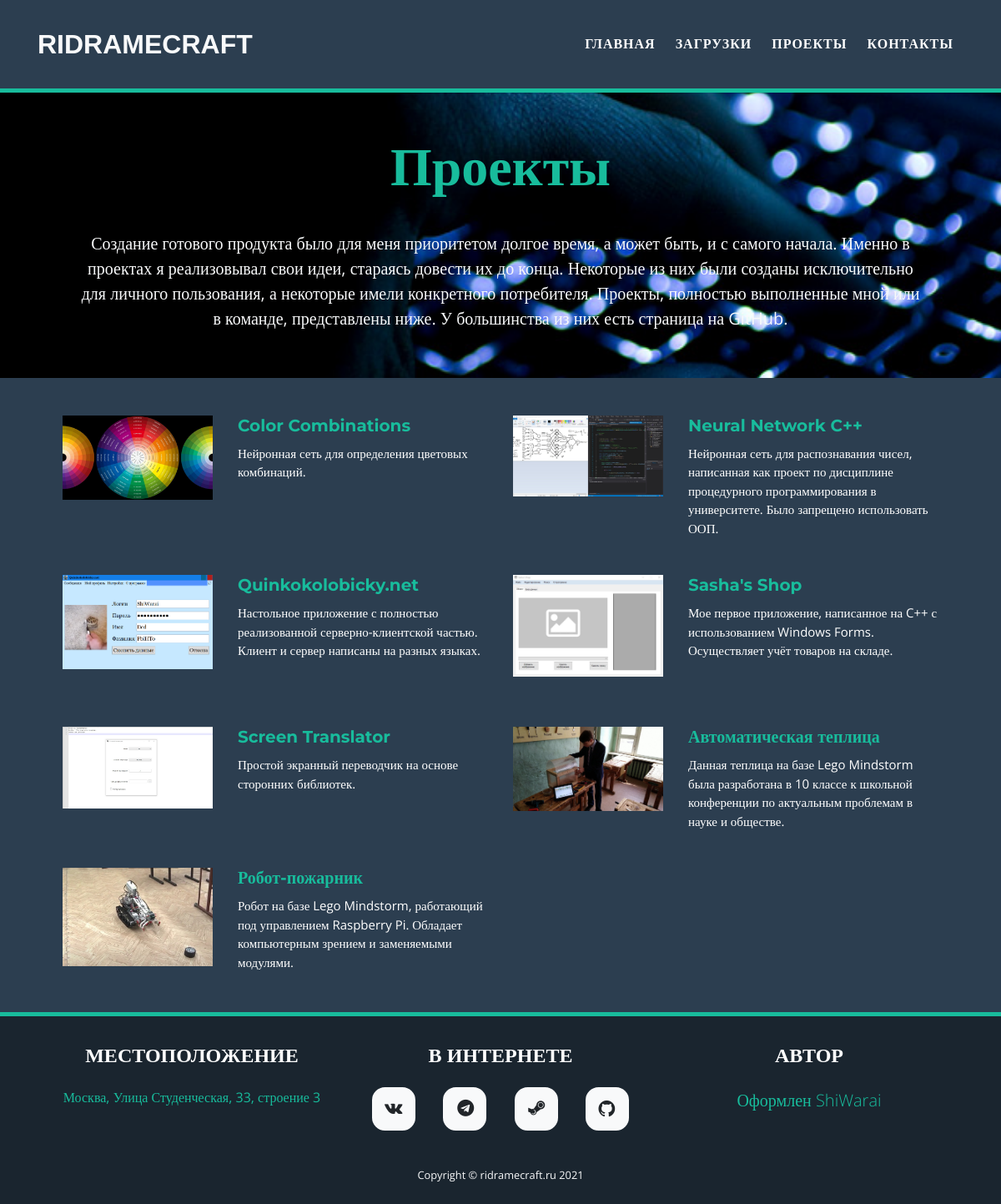
The app's page /projects with its own data.
### Website/DatabaseClasses.py (models this page shows, shortened)
class Project(database.Model):
    __bind_key__ = 'projects'
    name =  database.Column(database.Text, primary_key=True)
    description = database.Column(database.Text, default="Not found")
    images = database.Column(database.Text, nullable=False, default="not_found.png")
    link = database.Column(database.Text)
    is_full = database.Column(database.Boolean, nullable=False, default=False)
    is_app = database.Column(database.Boolean, nullable=False, default=False)
    full_description = database.Column(database.Text)
    source_link = database.Column(database.Text)
    github_link = database.Column(database.Text)

### Website/Views.py (the view)
@app.route('/projects')
def projects():
    projects = Projects.getProjects(Projects.getProjectsList()) # Объекты проектов, которые содержат всю нужную информацию
    return render_template(
        "projects.html",
        projects=projects,
        websiteName=websiteName,
        hostName=hostName,
        year=datetime.now().year
    )

### Website/Projects.py (called while the page is built)
def getProjectsList():
    try:
        projects_list = DatabaseClasses.Project.query.order_by(DatabaseClasses.Project.name).all()
        return projects_list
    except:
        return list()

def getProjects(sql_project_objects):
    projects_list = list()
    for obj in sql_project_objects:
        projects_list.append(Project(obj))
    return projects_list

### Website/templates/projects.html (shortened to what this page needs)
{% extends "layout.html" %}
  {% block head %}
  <link href="../assets/bootstrap/css/bootstrap.min.css?h=a95776d7fd99add3ea55e381c85501bf" rel="stylesheet"/>
  <link href="https://cdnjs.cloudflare.com/ajax/libs/font-awesome/4.7.0/css/font-awesome.min.css" rel="stylesheet"/>
  <link href="../assets/css/styles.min.css?h=63b933744a29a7c31a01aa296e3e2fff" rel="stylesheet"/>
  <link href="../assets/css/projects.min.css?h=cd7fbe00d07c85c262860a1c44359cb6" rel="stylesheet"/>
  <link href="https://cdnjs.cloudflare.com/ajax/libs/Swiper/3.3.1/css/swiper.min.css" rel="stylesheet"/>
  {% endblock head %}
  {% block content %}
  <div class="d-flex align-items-end projects-horizontal parallax_top top-page" data-bss-parallax-bg="true" style="background-image: url(../assets/img/background_projects.jpg?h=433ebe615d2f18cceaeded297070fe61);padding-bottom: 40px;">
   <div class="intro_project">
    <h2 class="text-center heading" style="margin-bottom: 0px;padding-bottom: 40px;padding-top: 0;font-size: 64px;">
     {{ _("Проекты") }}
    </h2>
    <p class="text-center main_text" style="padding-right: 8%;padding-left: 8%;">
     {{ _("Создание готового продукта было для меня приоритетом долгое время, а может быть, и с самого начала. Именно в проектах я реализовывал свои идеи, стараясь довести их до конца. Некоторые из них были созданы исключительно для личного пользования, а некоторые имели конкретного потребителя. Проекты, полностью выполненные мной или в команде, представлены ниже. У большинства из них есть страница на GitHub.") }}
     <br/>
    </p>
   </div>
  </div>
  <div class="projects-horizontal" style="background: #2c3e50;padding-right: 0%;padding-left: 0%;width: 100%;">
   <div class="container-fluid" style="padding-right: 5%;padding-left: 5%;margin-left: 0px;margin-right: 0px;">
    <div class="row projects">
     {% for project in projects %}
     <div class="col-sm-6 item" style="padding-left: 0px;padding-top: 45px;padding-right: 0px;margin-top: 0px;">
      <div class="row d-flex flex-wrap link" onclick="{% if not project.is_full %}location.href='{{project.link}}'{% else %}showProject(this){% endif %}" style="width: 100%;">
       <div class="col order-1" style="padding-right: 0px;padding-left: 0px;margin-top: 0px;margin-bottom: 0px;padding-bottom: 15px;flex-grow: 1;flex-basis: 0;flex-shrink: 0;margin-right: 15px;margin-left: 15px;width: 40%;">
        <img class="img-fluid" src="{{project.image}}" style="width: 100%;"/>
       </div>
       <div class="col d-flex flex-column justify-content-between order-2" style="flex-grow: 0;flex-basis: 0;flex-shrink: 0;padding-left: 0px;padding-right: 0px;margin-right: 15px;margin-left: 15px;height: 100%;">
        <h3 class="text-truncate d-flex align-items-start order-1 name">
         {{project.name}}
        </h3>
        <p class="text-break text-left order-2 description">
         {{project.description}}
        </p>
       </div>
      </div>
     </div>
     {% endfor %}
    </div>
   </div>
  </div>
  {% endblock content %}

### Website/templates/layout.html (shortened to what this page needs)
<!DOCTYPE html>
<html style="background: #1a252f; width:100%">
 <head>
  {% block head %}{% endblock head %}
 </head>
 <body id="page-top">
  <nav class="navbar navbar-light navbar-expand-lg fixed-top bg-secondary text-uppercase" id="mainNav" style="border-bottom: 5px solid #18bc9c ;">
   <div class="container">
    <a class="navbar-brand text-white js-scroll-trigger" href="#page-top" style="font-family: Ubuntu, sans-serif;">
     {{websiteName}}
    </a>
    <div class="collapse navbar-collapse" id="navbarResponsive">
     <ul class="navbar-nav ml-auto">
      <li class="nav-item mx-0 mx-lg-1">
       <a class="nav-link" href="/home">
        {{ _("Главная") }}
       </a>
      </li>
      <li class="nav-item mx-0 mx-lg-1">
       <a class="nav-link" href="/downloads" style="border-color: #18bc9c;">
        {{ _("Загрузки") }}
       </a>
      </li>
      <li class="nav-item mx-0 mx-lg-1">
       <a class="nav-link" href="/projects">
        {{ _("Проекты") }}
       </a>
      </li>
      <li class="nav-item mx-0 mx-lg-1">
       <a class="nav-link" href="/contacts">
        {{ _("Контакты") }}
       </a>
      </li>
     </ul>
    </div>
   </div>
  </nav>
  <div id="content-div">
   {% block content %} {% endblock %}
  </div>
  <footer class="footer text-center splitter-top">
   <div class="container">
    <div class="row lato">
     <div class="col-md-4 mb-5 mb-lg-0">
      <h4 class="text-uppercase mb-4 layout-header">
       {{ _("Местоположение") }}
      </h4>
      <p class="layout-text">
       {{ _("Москва, Улица Студенческая, 33, строение 3") }}
      </p>
     </div>
     <div class="col-md-4 mb-5 mb-lg-0" style="padding-right: 0px;padding-left: 0px;">
      <h4 class="text-uppercase mb-4 layout-header">
       {{ _("В Интернете") }}
      </h4>
      <ul class="list-inline">
       <li class="list-inline-item" style="width: 20%;">
        <a class="btn btn-light btn-social text-center rounded-circle" href="https://vk.com/shi_warai" role="button">
         <i class="fa fa-vk fa-fw" style="padding-right: 3px;">
         </i>
        </a>
       </li>
       <li class="list-inline-item" style="width: 20%;">
        <a class="btn btn-light btn-social rounded-circle" href="https://t.me/shiwarai" role="button">
         <i class="fa fa-telegram fa-fw">
         </i>
        </a>
       </li>
       <li class="list-inline-item" style="width: 20%;">
        <a class="btn btn-light btn-social text-center rounded-circle" href="https://steamcommunity.com/id/shiwarai/" role="button">
         <i class="fa fa-steam fa-fw">
         </i>
        </a>
       </li>
       <li class="list-inline-item" style="width: 20%;">
        <a class="btn btn-light btn-social text-center rounded-circle" href="https://github.com/ShiWarai" role="button">
         <i class="fa fa-github fa-fw" style="font-size: 23px;padding-top: 6px;padding-right: 6px;">
         </i>
        </a>
       </li>
      </ul>
     </div>
     <div class="col-md-4 mb-5 mb-lg-0">
      <h4 class="text-uppercase mb-4 layout-header">
       {{ _("Автор") }}
      </h4>
      <p class="lead mb-0">
       <span class="layout-text">
        {{ _("Оформлен ShiWarai") }}
       </span>
      </p>
     </div>
     <div class="col">
      <div class="copyright py-4 text-center text-white">
       <div class="container" style="font-family: 'Open Sans', sans-serif;">
        <small class="text-white">
         Copyright © {{hostName}} {{year}}
        </small>
       </div>
      </div>
     </div>
    </div>
   </div>
  </footer>
 </body>
</html>

### records on screen
Project: shows a picture, name "Color Combinations", description "Нейронная сеть для определения цветовых комбинаций."
Project: shows a picture, name "Neural Network C++", description "Нейронная сеть для распознавания чисел, написанная как проект по дисциплине процедурного программирования в университете. Было запрещено использовать ООП."
Project: shows a picture, name "Quinkokolobicky.net", description "Настольное приложение с полностью реализованной серверно-клиентской частью. Клиент и сервер написаны на разных языках."
Project: shows a picture, name "Sasha's Shop", description "Мое первое приложение, написанное на C++ с использованием Windows Forms. Осуществляет учёт товаров на складе."
Project: shows a picture, name "Screen Translator", description "Простой экранный переводчик на основе сторонних библиотек."
Project: shows a picture, name "Автоматическая теплица", description "Данная теплица на базе Lego Mindstorm была разработана в 10 классе к школьной конференции по актуальным проблемам в науке и обществе."
Project: shows a picture, name "Робот-пожарник", description "Робот на базе Lego Mindstorm, работающий под управлением Raspberry Pi. Обладает компьютерным зрением и заменяемыми модулями."

### other values on screen
{{ websiteName }} "RIDRAMECRAFT"
{{ hostName }} "ridramecraft.ru"
